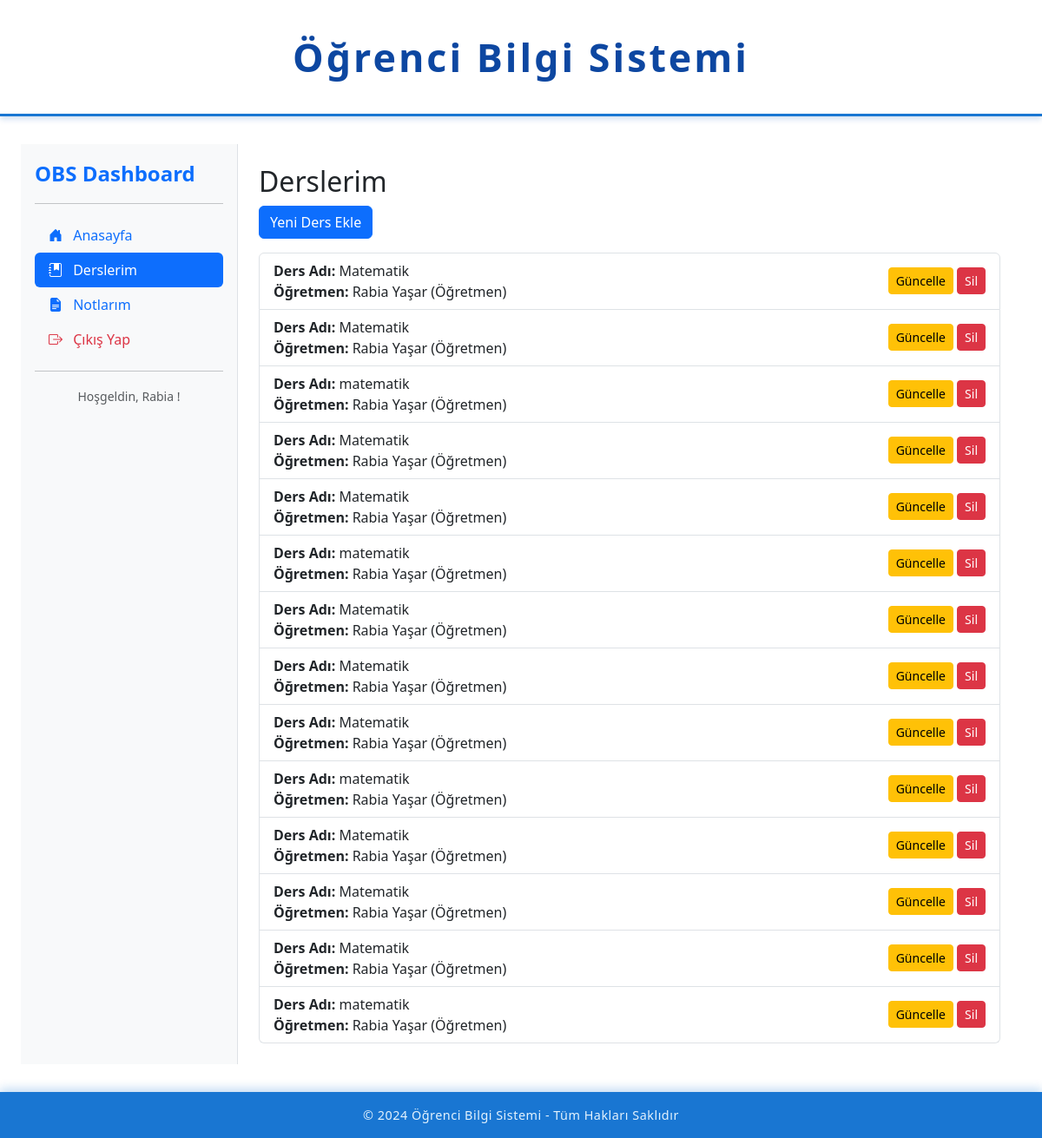
The page /derslerim (signed in) on the database its author committed.
### app.py (models this page shows)
class User(db.Model, UserMixin):
    id = db.Column(db.Integer, primary_key=True)
    firstname = db.Column(db.String(150), nullable=False)
    lastname = db.Column(db.String(150), nullable=False)
    username = db.Column(db.String(150), unique=True, nullable=False)
    password = db.Column(db.String(200), nullable=False)
    role = db.Column(db.String(50), default='student')  # 'teacher' veya 'student' olabilir
    courses = db.relationship('Course', backref='user', lazy=True)
    notes = db.relationship('Note', backref='user', lazy=True)

class Course(db.Model):
    id = db.Column(db.Integer, primary_key=True)
    name = db.Column(db.String(150), nullable=False)
    user_id = db.Column(db.Integer, db.ForeignKey('user.id'), nullable=False)  # Öğretmen ID'si

### app.py (the view)
@app.route('/derslerim')
@login_required
def derslerim():
    courses = Course.query.filter_by(user_id=current_user.id).all()
    return render_template('derslerim.html', courses=courses)

### app.py (called while the page is built)
@login_manager.user_loader
def load_user(user_id):
    return User.query.get(int(user_id))

### templates/derslerim.html (shortened to what this page needs)
{% extends "dashboard.html" %}
{% block dashboard_content %}
<h2>Derslerim</h2>
<div class="mb-3">
    <a href="{{ url_for('ders_ekle') }}" class="btn btn-primary">Yeni Ders Ekle</a>
</div>
{% if courses %}
  <ul class="list-group">
    {% for course in courses %}
      <li class="list-group-item d-flex justify-content-between align-items-center">
        <div>
          <strong>Ders Adı:</strong> {{ course.name }} <br>
          <strong>Öğretmen:</strong> {{ course.user.firstname }} {{ course.user.lastname }} (Öğretmen)
        </div>
        <div>
          <a href="{{ url_for('ders_guncelle', course_id=course.id) }}" class="btn btn-warning btn-sm">Güncelle</a>
          <form action="{{ url_for('ders_sil', course_id=course.id) }}" method="post" style="display:inline;">
            <button type="submit" class="btn btn-danger btn-sm">Sil</button>
          </form>
        </div>
      </li>
    {% endfor %}
  </ul>
{% else %}
  <p>Henüz kayıtlı dersiniz yok.</p>
{% endif %}
{% endblock %}

### templates/dashboard.html (shortened to what this page needs)
{% extends "base.html" %}
{% block content %}
<div class="d-flex" style="min-height: 100vh;">
  <nav class="flex-shrink-0 p-3 bg-light border-end" style="width: 250px;">
    <a href="{{ url_for('dashboard') }}" class="d-flex align-items-center mb-3 mb-md-0 me-md-auto text-decoration-none">
      <span class="fs-4 text-primary fw-bold">OBS Dashboard</span>
    </a>
    <hr>
    <ul class="nav nav-pills flex-column mb-auto">
      <li class="nav-item">
        <a href="{{ url_for('dashboard') }}" class="nav-link {% if request.endpoint == 'dashboard' %}active{% endif %}">
          <i class="bi bi-house-door-fill me-2"></i> Anasayfa
        </a>
      </li>
      <li>
        <a href="{{ url_for('derslerim') }}" class="nav-link {% if request.endpoint == 'derslerim' %}active{% endif %}">
          <i class="bi bi-journal-bookmark-fill me-2"></i> Derslerim
        </a>
      </li>
      <li>
        <a href="{{ url_for('notlar') }}" class="nav-link {% if request.endpoint == 'notlar' %}active{% endif %}">
          <i class="bi bi-file-earmark-text-fill me-2"></i> Notlarım
        </a>
      </li>
      <li>
        <a href="{{ url_for('logout') }}" class="nav-link text-danger">
          <i class="bi bi-box-arrow-right me-2"></i> Çıkış Yap
        </a>
      </li>
    </ul>
    <hr>
    <div class="text-center">
      <small class="text-muted">Hoşgeldin, {{ current_user.firstname }}!</small>
    </div>
  </nav>
  <main class="flex-grow-1 p-4">
    {% block dashboard_content %}{% endblock %}
  </main>
</div>
{% endblock %}

### templates/base.html (shortened to what this page needs)
<!DOCTYPE html>
<html lang="tr">
<head>
  <link rel="stylesheet" href="{{ url_for('static', filename='styles.css') }}">
    <link href="https://cdn.jsdelivr.net/npm/bootstrap@5.3.0/dist/css/bootstrap.min.css" rel="stylesheet" />
    <link href="https://cdn.jsdelivr.net/npm/bootstrap-icons@1.10.5/font/bootstrap-icons.css" rel="stylesheet">
</head>
<body>
  <header>
    {% block header %}Öğrenci Bilgi Sistemi{% endblock %}
  </header>
  <main role="main">
    {% block content %}
    {% endblock %}
  </main>
  <footer>
    &copy; 2024 Öğrenci Bilgi Sistemi - Tüm Hakları Saklıdır
  </footer>
</body>
</html>

### static/styles.css (style rules this page uses)
* { box-sizing: border-box; }
body { margin: 0; font-family: 'Montserrat', sans-serif; background: #f0f4fb; color: #0d47a1; min-height: 100vh; display: flex; flex-direction: column; }
header { padding: 2rem 1.5rem; text-align: center; font-weight: 700; font-size: 2.8rem; letter-spacing: 3px; color: #0d47a1; user-select: none; border-bottom: 3px solid #1976d2; background: #ffffff; box-shadow: 0 3px 7px rgb(0 84 180 / 0.2); }
main { flex: 1; padding: 2rem 1.5rem; }
footer { padding: 1rem 1.5rem; text-align: center; background: #1976d2; color: #e3f2fd; font-size: 0.9rem; user-select:none; letter-spacing: 0.5px; box-shadow: 0 -4px 10px rgb(25 118 210 / 0.25); }

### rows shown on the page
User: firstname "Rabia"
Course: name "Matematik", user.firstname "Rabia", user.lastname "Yaşar"
Course: name "Matematik", user.firstname "Rabia", user.lastname "Yaşar"
Course: name "matematik", user.firstname "Rabia", user.lastname "Yaşar"
Course: name "Matematik", user.firstname "Rabia", user.lastname "Yaşar"
Course: name "Matematik", user.firstname "Rabia", user.lastname "Yaşar"
Course: name "matematik", user.firstname "Rabia", user.lastname "Yaşar"
Course: name "Matematik", user.firstname "Rabia", user.lastname "Yaşar"
Course: name "Matematik", user.firstname "Rabia", user.lastname "Yaşar"
Course: name "Matematik", user.firstname "Rabia", user.lastname "Yaşar"
Course: name "matematik", user.firstname "Rabia", user.lastname "Yaşar"
Course: name "Matematik", user.firstname "Rabia", user.lastname "Yaşar"
Course: name "Matematik", user.firstname "Rabia", user.lastname "Yaşar"
Course: name "Matematik", user.firstname "Rabia", user.lastname "Yaşar"
Course: name "matematik", user.firstname "Rabia", user.lastname "Yaşar"
